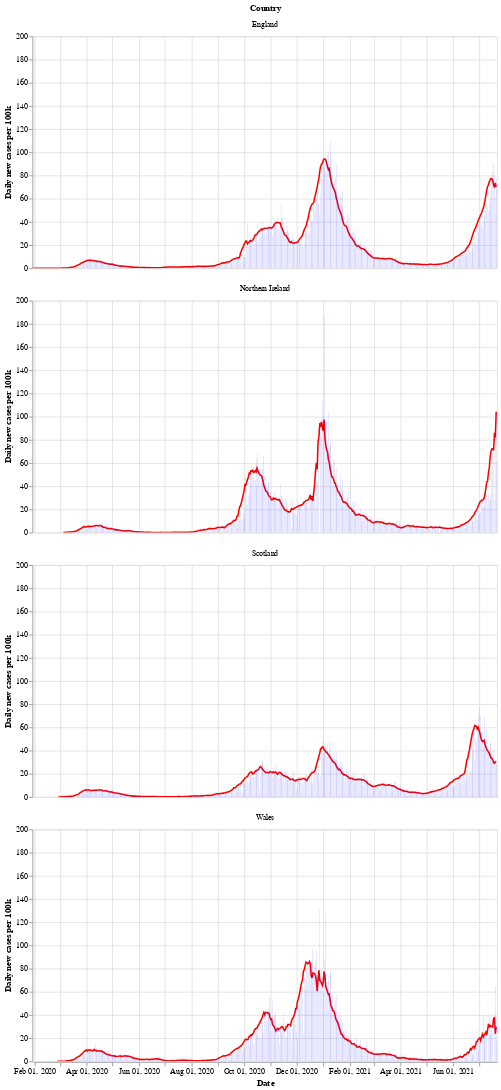

Notebook code cell kept with this figure:
### Markdown cell above
Next is a bar chart of the number of new cases in each country (per 100k population), with the 7 day moving average of cases. Again we see that Wales saw a longer period of raising and falling cases compared to the other countries.

After a period of cases falling, each nation is now seeing a rise in the number of cases - especially in Wales.

### Code cell
# collapse
bars = alt.Chart(uk_cases).mark_bar().encode(
    x=alt.X("yearmonthdate(date):T", axis=alt.Axis(title='Date')),
    y=alt.Y("newCasesRate:Q", axis=alt.Axis(title='Daily new cases per 100k')),
    tooltip='newCasesRate',
    color=alt.condition(
        alt.datum.dailyChange > 0,
        alt.value("orange"),  # The positive color
        alt.value("blue")  # The negative color
    )
).properties(title='New cases per 100k population with rolling 7 day average', width=600).interactive()
line = alt.Chart(uk_cases).mark_line(
    color='red',
    size=2,
).transform_window(
    rolling_mean='mean(newCasesRate)',
    frame=[0, 7],
    groupby=['areaName']
).encode(
    x='yearmonthdate(date):T',
    y='rolling_mean:Q'
)
alt.layer(line, bars, data=uk_cases).facet(alt.Row('areaName', title='Country'), columns=1)

### Figure 1 — Vega-Lite specification as saved in the notebook (floating-point values rounded to 4 significant figures; data arrays with more than 128 entries replaced by an {"elided": "..."} marker saying what was removed)
{"config": {"view": {"continuousWidth": 400, "continuousHeight": 300}}, "data": {"name": "data-3b548416c7888fb4c3975551f6755c8b"}, "facet": {"type": "nominal", "field": "areaName", "title": "Country"}, "spec": {"layer": [{"mark": {"type": "line", "color": "red", "size": 2}, "encoding": {"x": {"type": "temporal", "field": "date", "timeUnit": "yearmonthdate"}, "y": {"type": "quantitative", "field": "rolling_mean"}}, "transform": [{"window": [{"op": "mean", "field": "newCasesRate", "as": "rolling_mean"}], "frame": [0, 7], "groupby": ["areaName"]}]}, {"mark": "bar", "encoding": {"color": {"condition": {"value": "orange", "test": "(datum.dailyChange > 0)"}, "value": "blue"}, "tooltip": {"type": "quantitative", "field": "newCasesRate"}, "x": {"type": "temporal", "axis": {"title": "Date"}, "field": "date", "timeUnit": "yearmonthdate"}, "y": {"type": "quantitative", "axis": {"title": "Daily new cases per 100k"}, "field": "newCasesRate"}}, "selection": {"selector002": {"type": "interval", "bind": "scales", "encodings": ["x", "y"]}}, "title": "New cases per 100k population with rolling 7 day average", "width": 600}]}, "columns": 1, "$schema": "https://vega.github.io/schema/vega-lite/v4.8.1.json", "datasets": {"data-3b548416c7888fb4c3975551f6755c8b": {"elided": "2064 records"}}}
